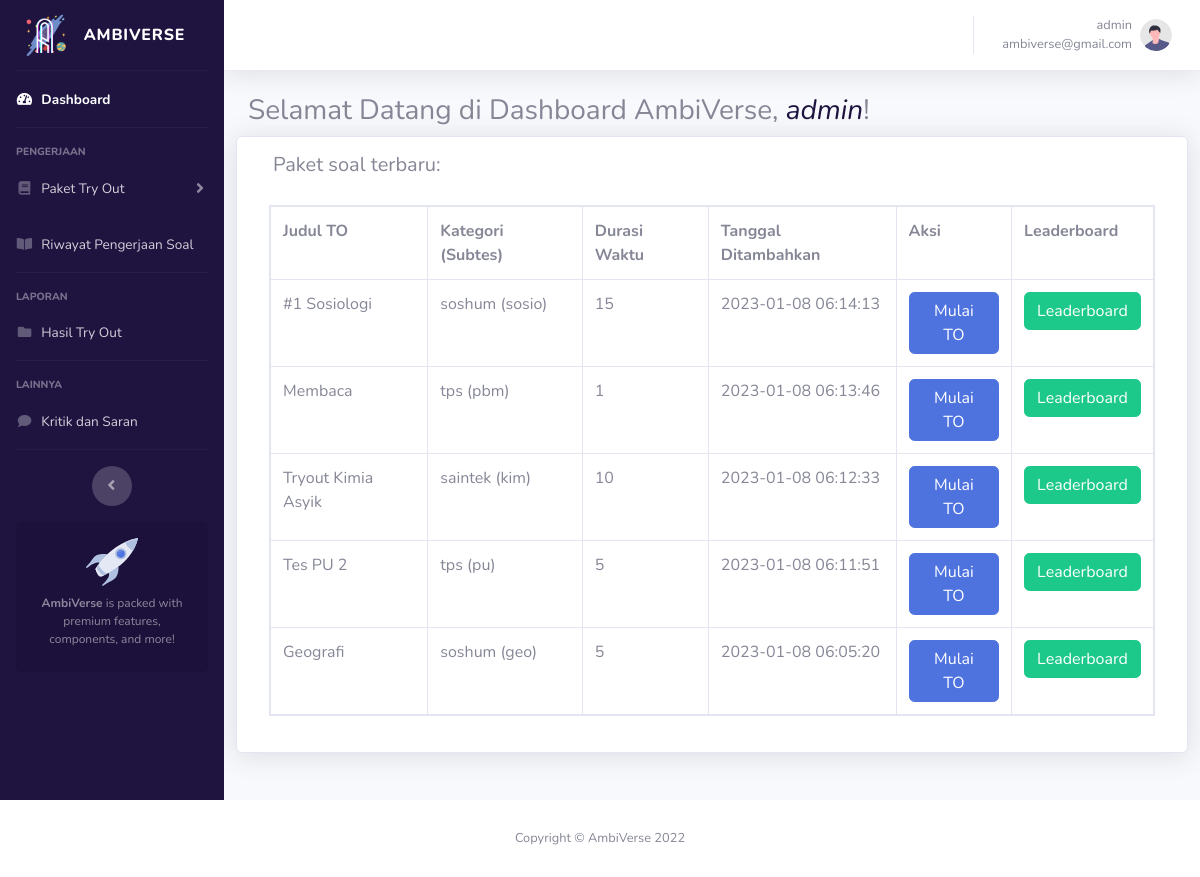
/student/index.php (signed in), run on the app's committed database.
### tables this page shows
CREATE TABLE `exam_category` (
  `id` int(5) NOT NULL,
  `kategori` varchar(100) NOT NULL,
  `subtes` varchar(11) NOT NULL,
  `judul_to` varchar(50) NOT NULL,
  `duration` varchar(5) NOT NULL,
  `date_added` timestamp NULL DEFAULT current_timestamp()
);

### student/index.php (the view, shortened to what this page needs)
<?php
	include ('../includes/functions.php');
?>
<?php include ("header.php"); ?>
                <div class="container-fluid">
                    <marquee behavior="scroll" scrollamount="20" direction="left"><h3>Selamat Datang di Dashboard AmbiVerse, <i style="color: #1f1340"><?php echo $_SESSION['username'] ;?></i>!</h3></marquee>
                    <div class="row">
                        <div class="card shadow">
                            <h5 class="mt-3 ml-4">Paket soal terbaru: </h5>
                            <div class="card-body">
                                <div>
                                            <form action="dashboard.php?id=<?= $row['id']; ?>" method="post">
                                                <table class="table table-bordered table-responsive">
                                                    <tr>
                                                        <th>Judul TO</th>
                                                        <th>Kategori (Subtes)</th>
                                                        <th>Durasi Waktu</th>
                                                        <th>Tanggal Ditambahkan</th>
                                                        <th>Aksi</th>
                                                        <th>Leaderboard</th>
                                                    </tr>
                                                    <?php
                                                    $res=mysqli_query($conn, "SELECT * FROM exam_category ORDER BY id DESC LIMIT 5");
                                                    while($row = mysqli_fetch_array($res)){
                                                        $id = $row['id'];
                                                        $res1 = mysqli_query($conn, "SELECT * FROM exam_results");
                                                        while ($row1 = mysqli_fetch_array($res1)){
                                                            if($row["judul_to"] == $row1["judul_to"]){
                                                                $judul_to = $_SESSION["judul_to"];
                                                            }
                                                        }
                                                        ?>
                                                    <tr>
                                                        <td><?= $row["judul_to"]; ?></td>
                                                        <td><?= $row["kategori"]." (".$row["subtes"].")"; ?></td>
                                                        <td><?= $row["duration"]; ?></td>
                                                        <td><?= $row["date_added"]; ?></td>
                                                        <td><a href="dashboard1.php?id=<?=$id;?>" class="btn btn-primary">Mulai TO</a></td>
                                                        <td><a href="leaderboard.php?judul_to=<?=$judul_to;?>" class="btn btn-success">Leaderboard</a></td>
                                                    </tr>
                                                    <?php
                                                        }
                                                    ?>
                                                </table>
                                            </form>
                                </div>
                            </div>
                        </div>
                    </div>
                </div>
            </div>
        </div>
    </div>
    <?php include("footer.php"); ?>
</body>
</html>

### data on the page
exam_category: judul_to "#1 Sosiologi", kategori "soshum", subtes "sosio", duration "15", date_added "2023-01-08 06:14:13"
exam_category: judul_to "Membaca", kategori "tps", subtes "pbm", duration "1", date_added "2023-01-08 06:13:46"
exam_category: judul_to "Tryout Kimia Asyik", kategori "saintek", subtes "kim", duration "10", date_added "2023-01-08 06:12:33"
exam_category: judul_to "Tes PU 2", kategori "tps", subtes "pu", duration "5", date_added "2023-01-08 06:11:51"
exam_category: judul_to "Geografi", kategori "soshum", subtes "geo", duration "5", date_added "2023-01-08 06:05:20"

### other printed values
$_SESSION["username"] "admin"
$_SESSION["email"] "ambiverse@gmail.com"
$_SESSION['username'] "admin"
